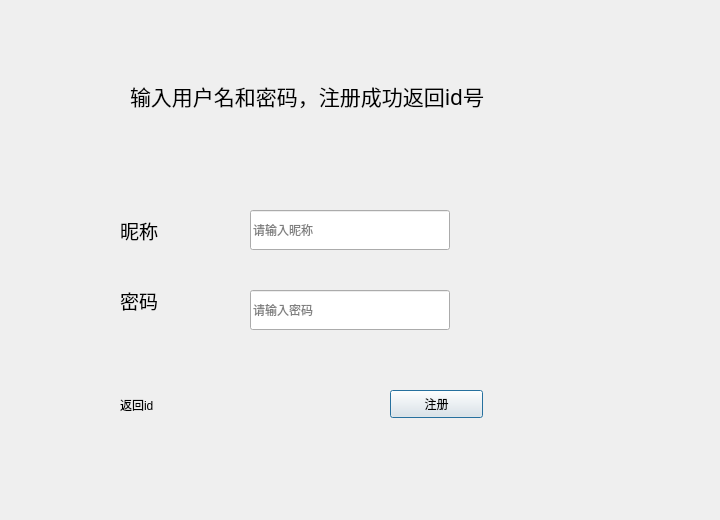
<?xml version="1.0" encoding="UTF-8"?>
<ui version="4.0">
 <class>RegistDialog</class>
 <widget class="QDialog" name="RegistDialog">
  <property name="geometry">
   <rect>
    <x>0</x>
    <y>0</y>
    <width>720</width>
    <height>520</height>
   </rect>
  </property>
  <property name="windowTitle">
   <string>Dialog</string>
  </property>
  <widget class="QLabel" name="label_title">
   <property name="geometry">
    <rect>
     <x>130</x>
     <y>70</y>
     <width>471</width>
     <height>51</height>
    </rect>
   </property>
   <property name="font">
    <font>
     <family>Agency FB</family>
     <pointsize>16</pointsize>
    </font>
   </property>
   <property name="text">
    <string>输入用户名和密码，注册成功返回id号</string>
   </property>
  </widget>
  <widget class="QLineEdit" name="lineEdit_nickname">
   <property name="geometry">
    <rect>
     <x>250</x>
     <y>210</y>
     <width>200</width>
     <height>40</height>
    </rect>
   </property>
   <property name="placeholderText">
    <string>请输入昵称</string>
   </property>
  </widget>
  <widget class="QLineEdit" name="lineEdit_password">
   <property name="geometry">
    <rect>
     <x>250</x>
     <y>290</y>
     <width>200</width>
     <height>40</height>
    </rect>
   </property>
   <property name="placeholderText">
    <string>请输入密码</string>
   </property>
  </widget>
  <widget class="QLabel" name="label_nickname">
   <property name="geometry">
    <rect>
     <x>120</x>
     <y>210</y>
     <width>120</width>
     <height>41</height>
    </rect>
   </property>
   <property name="font">
    <font>
     <family>Agency FB</family>
     <pointsize>14</pointsize>
    </font>
   </property>
   <property name="text">
    <string>昵称</string>
   </property>
  </widget>
  <widget class="QLabel" name="label_password">
   <property name="geometry">
    <rect>
     <x>120</x>
     <y>280</y>
     <width>120</width>
     <height>41</height>
    </rect>
   </property>
   <property name="font">
    <font>
     <family>Agency FB</family>
     <pointsize>14</pointsize>
    </font>
   </property>
   <property name="text">
    <string>密码</string>
   </property>
  </widget>
  <widget class="QLabel" name="label_id">
   <property name="geometry">
    <rect>
     <x>120</x>
     <y>390</y>
     <width>100</width>
     <height>30</height>
    </rect>
   </property>
   <property name="text">
    <string>返回id</string>
   </property>
  </widget>
  <widget class="QPushButton" name="pushButton_regist">
   <property name="geometry">
    <rect>
     <x>390</x>
     <y>390</y>
     <width>93</width>
     <height>28</height>
    </rect>
   </property>
   <property name="text">
    <string>注册</string>
   </property>
  </widget>
 </widget>
 <resources/>
 <connections/>
</ui>
